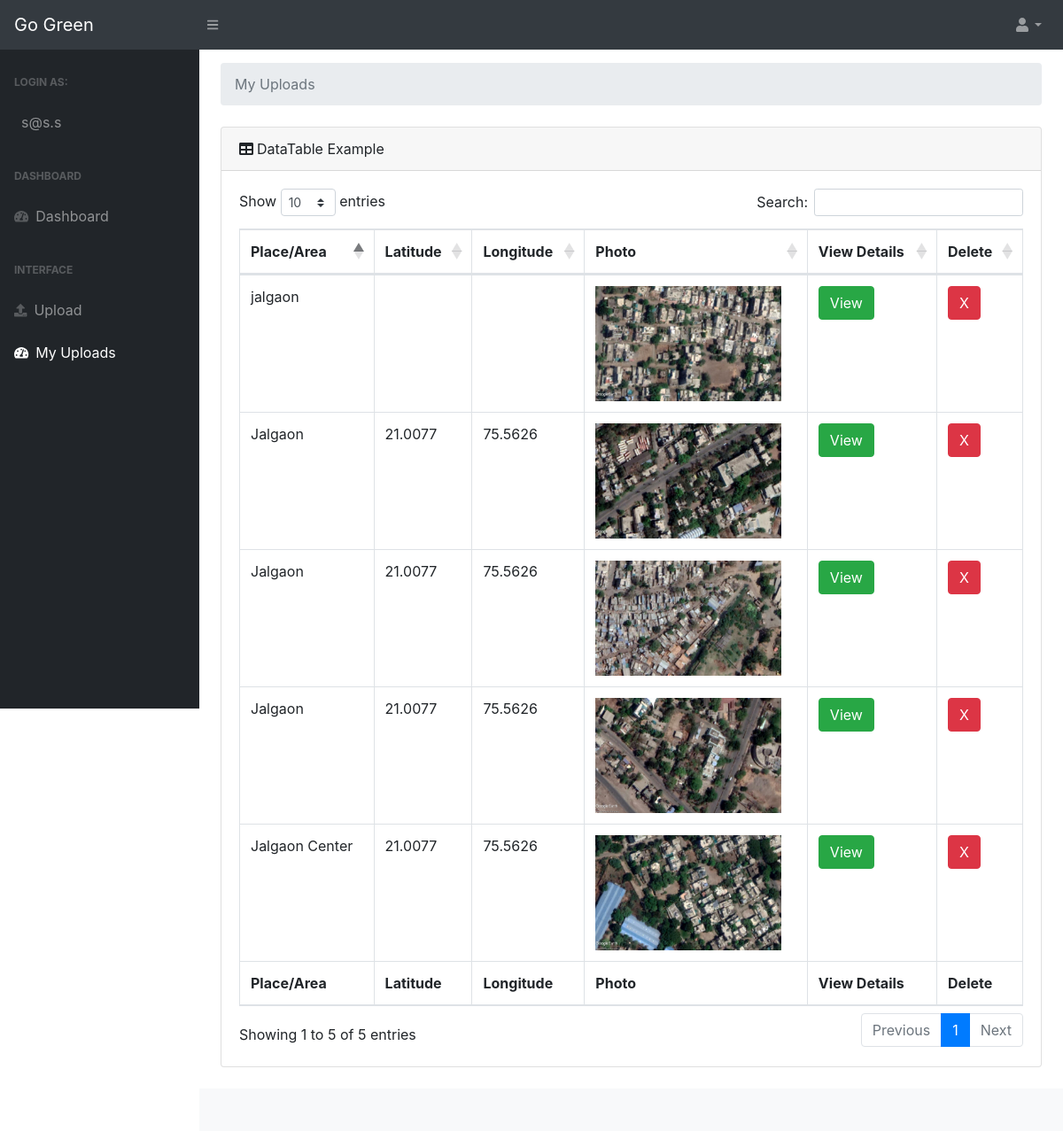
/myuploads (signed in), run on the app's committed database.
### app.py (models this page shows)
class User(UserMixin,db.Model):
    id = db.Column(db.Integer,primary_key=True,autoincrement=True)
    username = db.Column(db.String(200), unique=True, nullable=False)
    email = db.Column(db.String(200), unique=True, nullable=False)
    password = db.Column(db.String(200))

class Imagee(db.Model):
    id = db.Column(db.Integer,primary_key=True,autoincrement=True)
    username = db.Column(db.String(200),nullable=False)
    email = db.Column(db.String(200),nullable=False)
    path = db.Column(db.String(200),nullable=False)
    place = db.Column(db.String(200),nullable=False)
    latitude = db.Column(db.String(200), nullable=False)
    longitude = db.Column(db.String(200), nullable=False)
    population = db.Column(db.String(200), nullable=False)
    bikes = db.Column(db.String(200), nullable=False)
    car = db.Column(db.String(200), nullable=False)
    bus = db.Column(db.String(200), nullable=False)
    mask = db.Column(db.String(200), nullable=False)
    counter = db.Column(db.String(200), nullable=False)
    carbon = db.Column(db.String(200), nullable=False)
    oxygen = db.Column(db.String(200), nullable=False)
    trees = db.Column(db.String(200), nullable=False)
    aqi = db.Column(db.String(200), nullable=False)
    greenery = db.Column(db.String(200), nullable=False)
    plantation = db.Column(db.String(200), nullable=False)
    planted = db.Column(db.String(200), nullable=False)

### app.py (the view)
@app.route('/myuploads',methods=['GET'])
@login_required
def get_my_uploads():
    email = current_user.email
    table = Imagee.query.filter_by(email=email).all()
    return render_template('myuploads.html',table=table)

### app.py (called while the page is built)
@login_manager.user_loader
def get(id):
    return User.query.get(id)

### templates/myuploads.html (shortened to what this page needs)
<!DOCTYPE html>
<html lang="en">
    <head>
        <link href="static/css/styles.css" rel="stylesheet" />
        <link href="https://cdn.datatables.net/1.10.20/css/dataTables.bootstrap4.min.css" rel="stylesheet" />
    </head>
    <body class="sb-nav-fixed">
        <nav class="sb-topnav navbar navbar-expand navbar-dark bg-dark">
            <a class="navbar-brand" href="/home">Go Green</a><button class="btn btn-link btn-sm order-1 order-lg-0" id="sidebarToggle" href="#"><i class="fas fa-bars"></i></button>
            <ul class="navbar-nav ml-auto ml-md-0">
                <li class="nav-item dropdown">
                    <a class="nav-link dropdown-toggle" id="userDropdown" href="#" role="button" data-toggle="dropdown" aria-haspopup="true" aria-expanded="false"><i class="fas fa-user fa-fw"></i></a>
                </li>
            </ul>
        </nav>
        <div id="layoutSidenav">
            <div id="layoutSidenav_nav">
                <nav class="sb-sidenav accordion sb-sidenav-dark" id="sidenavAccordion">
                    <div class="sb-sidenav-menu">
                        <div class="nav">
                            <div class="sb-sidenav-menu-heading">Login as:</div>
                            <a class="nav-link"><div class="sb-nav-link-icon"></div>{{current_user.email}}</a>
                            <div class="sb-sidenav-menu-heading">Dashboard</div>
                            <a class="nav-link" href="/home"><div class="sb-nav-link-icon"><i class="fas fa-tachometer-alt"></i></div>Dashboard</a>
                            <div class="sb-sidenav-menu-heading">Interface</div>
                                <a class="nav-link" href="/upload"><div class="sb-nav-link-icon"><i class="fa fa-upload" aria-hidden="true"></i></div>Upload</a>
                                <a class="nav-link" href="/myuploads"><div class="sb-nav-link-icon"><i class="fas fa-tachometer-alt"></i></div>My Uploads</a>
                    </div>
                </nav>
            </div>
            <div id="layoutSidenav_content">
                <main>
                    <div class="container-fluid">
                        <ol class="breadcrumb mb-4" style="margin-top: 15px;">
                            <li class="breadcrumb-item active">My Uploads</li>
                        </ol>
                    <div class="card mb-4">
                            <div class="card-header"><i class="fas fa-table mr-1"></i>DataTable Example</div>
                            <div class="card-body">
                                <div class="table-responsive">
                                    <table class="table table-bordered" id="dataTable" width="100%" cellspacing="0">
                                        <thead>
                                            <tr>
                                                <th>Place/Area</th>
                                                <th>Latitude</th>
                                                <th>Longitude</th>
                                                <th>Photo</th>
                                                <th>View Details</th>
                                                <th>Delete</th>
                                            </tr>
                                        </thead>
                                        <tfoot>
                                            <tr>
                                                <th>Place/Area</th>
                                                <th>Latitude</th>
                                                <th>Longitude</th>
                                                <th>Photo</th>
                                                <th>View Details</th>
                                                <th>Delete</th>
                                            </tr>
                                        </tfoot>
                                        <tbody>
                                            {% for rec in table %}
                                            <tr>
                                                <td>{{rec.place}}</td>
                                                <td>{{rec.latitude}}</td>
                                                <td>{{rec.longitude}}</td>
                                                <td><img src="http://127.0.0.1:5000/{{rec.path}}" class="img-fluid" style="height: 130px;width: 210px;"></td>
                                                <td><a type="button" class="btn btn-success" href="/details/{{rec.id}}">View</a></td>
                                                <td><a type="button" class="btn btn-danger" href="/delete/{{rec.id}}">X</a></td>
                                            </tr>
                                            {% endfor %}
                                        </tbody>
                                    </table>
                                </div>
                            </div>
                        </div>
                    </div>
                </main>
                <footer class="py-4 bg-light mt-auto">
                </footer>
            </div>
        </div>
    </body>
</html>

### data on the page
User: email "s@s.s"
Imagee: place "jalgaon", path (picture)
Imagee: place "Jalgaon Center", latitude "21.0077", longitude "75.5626", path (picture)
Imagee: place "Jalgaon", latitude "21.0077", longitude "75.5626", path (picture)
Imagee: place "Jalgaon", latitude "21.0077", longitude "75.5626", path (picture)
Imagee: place "Jalgaon", latitude "21.0077", longitude "75.5626", path (picture)
